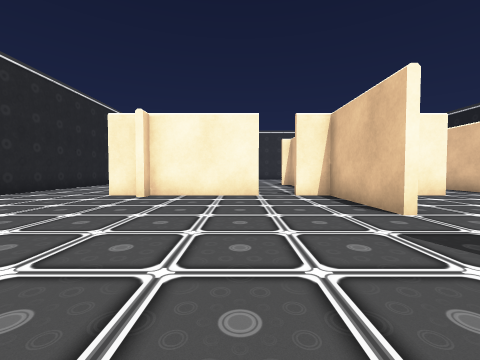
View 1 (above)

24 first-person views from a walk through a 3-D level made in the Unity game engine. The camera is 0.64 m above the floor, tilts 2° down and sees 90° across. Doors are open. The floor is counted in squares, 1 m on a side. Each view is taken from the middle of a square. On the plan, view 1 faces up. The plan holds only what a view shows up to about 9 squares ahead; the rest is blank. The place goes on beyond the plan. The player is left out. Some surface patterns are stand-ins.

View 2
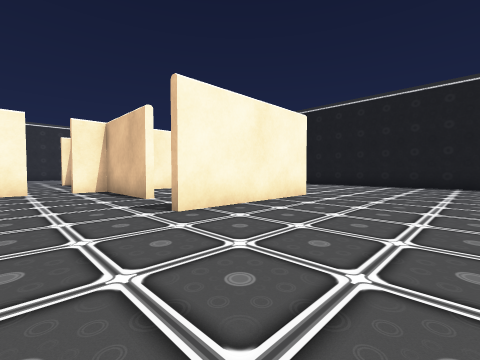

View 3
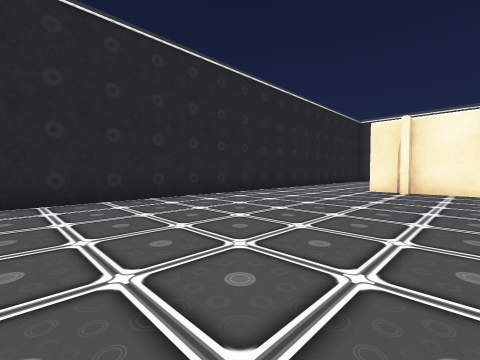

View 4
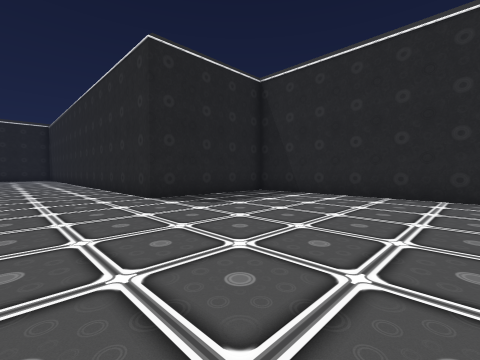

View 5
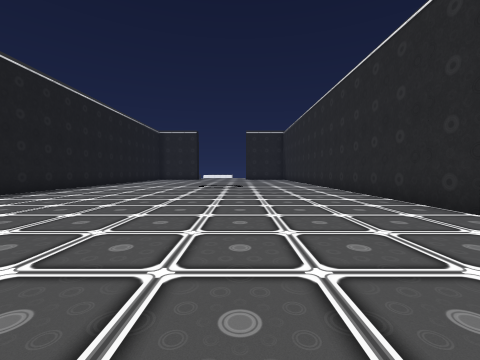

View 6
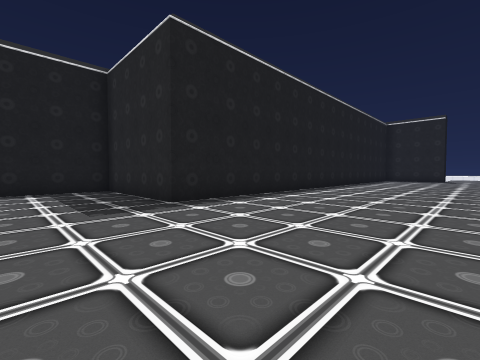

View 7
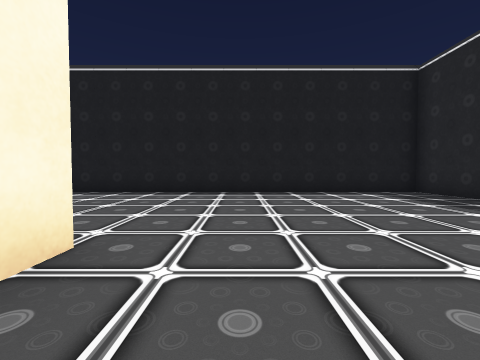

View 8
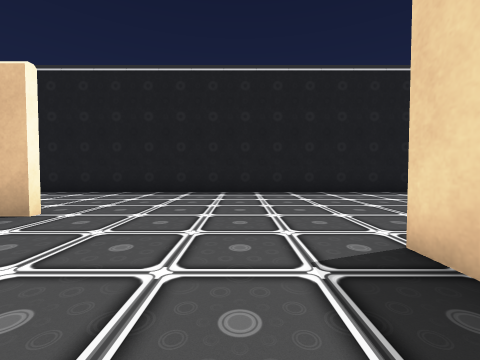

View 9
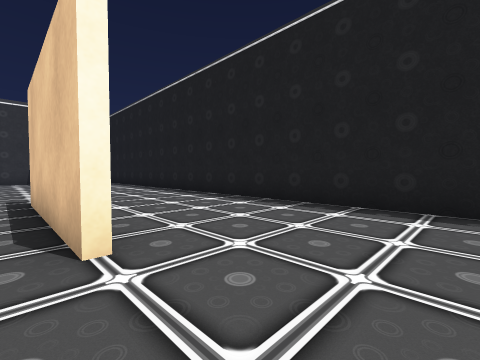

View 10
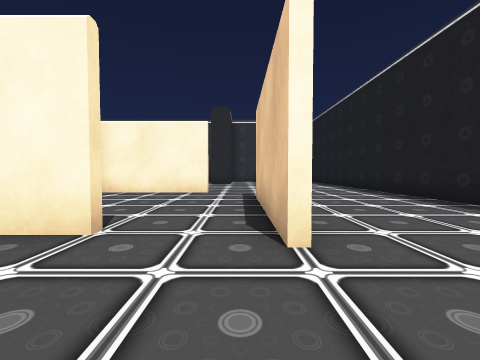

View 11
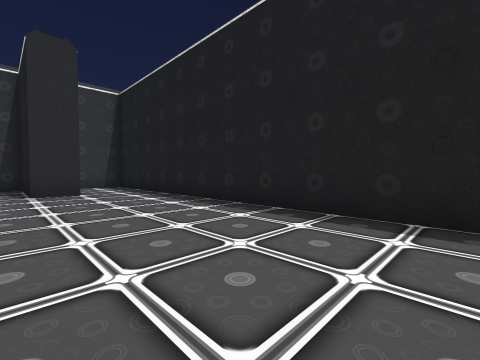

View 12
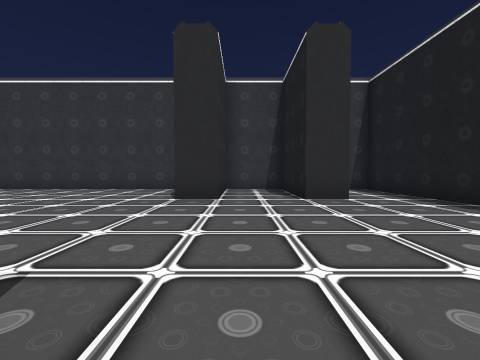

View 13
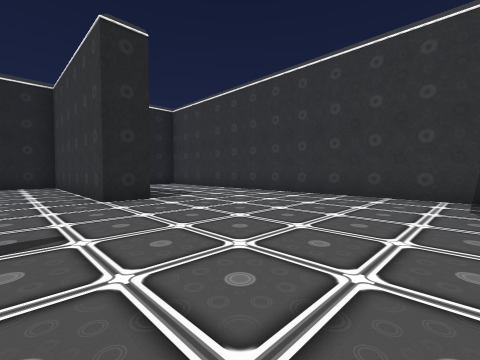

View 14
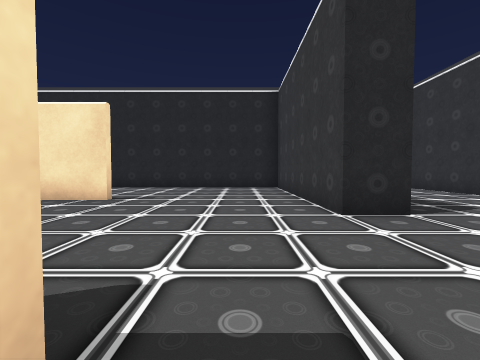

View 15
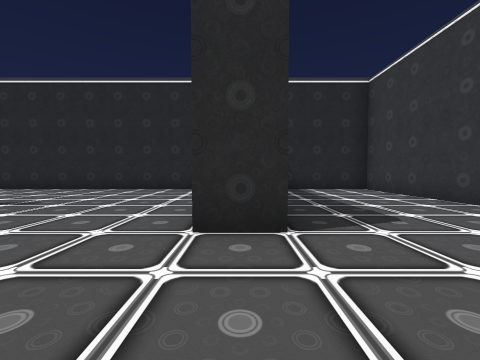

View 16
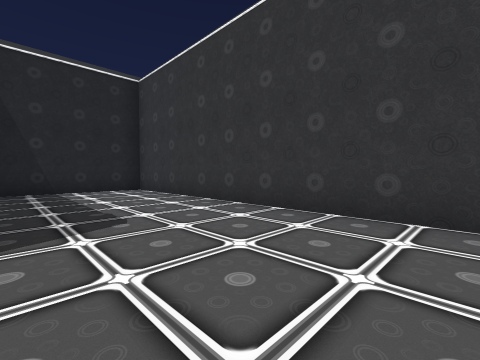

View 17
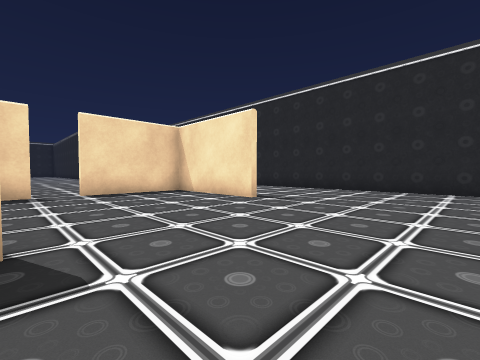

View 18
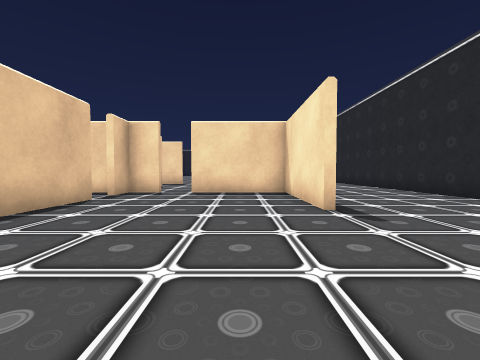

View 19
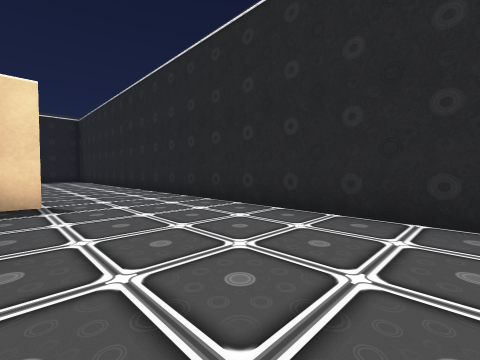

View 20
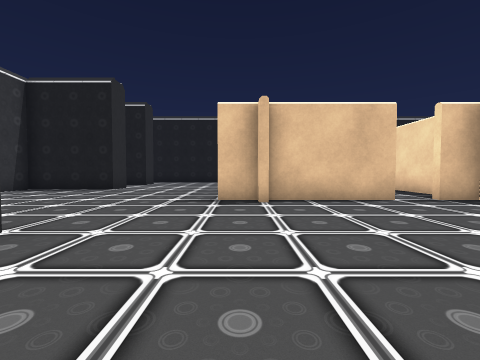

View 21
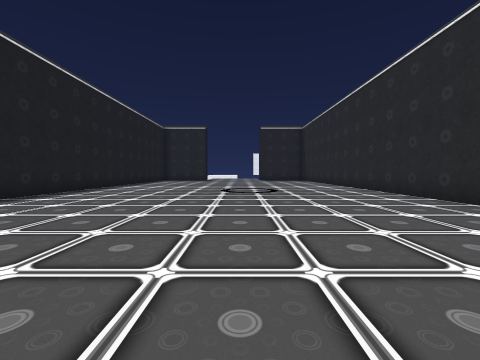

View 22
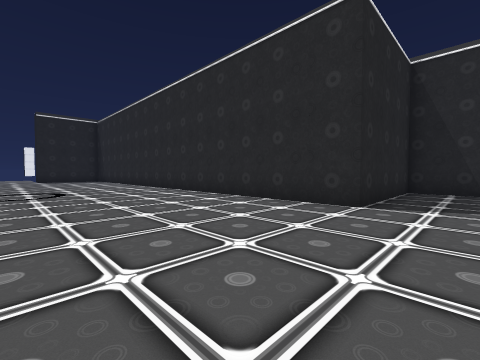

View 23
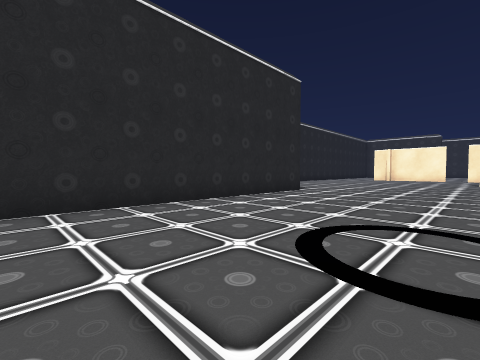

View 24
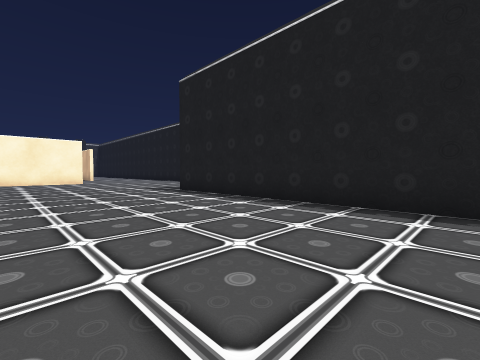

### Floor plan
Ten units are one square. View 1 is at (0, 0); x grows to the right and y downward. Boxes are objects, and circles mark ways between rooms. Rooms are numbered by the first view taken in them; rooms with no view inside come last. Other rooms are left out.
<svg viewBox="-70 -200 190 336">
<path fill="none" stroke="#000" d="M24 -35 24 -75M54 -16 60 -16M60 -14 20 -14M6 -64 -25 -64M56 -64 39 -64M24 -84 24 -114M-26 -64 -35 -64M-25 -66 5 -66M19 -116 24 -116 24 -125M-25 -101 -25 -60M-5 -156 -5 -145 -62 -145M-65 -143 -65 55 -25 55 -25 131M96 -165 85 -165 85 -195 65 -195M65 -191 65 -165 55 -165 55 -195 -10 -195M75 131 75 55 115 55 115 -195 100 -195M-10 -195 -65 -195 -65 -160M30 -66 54 -66M60 -114 28 -114M14 -66 25 -66M75 -59 75 -99"/>
<circle cx="-10" cy="-175" r="3" fill="#2a7"/>
<circle cx="20" cy="-80" r="3" fill="#2a7"/>
<circle cx="55" cy="-105" r="3" fill="#2a7"/>
<circle cx="60" cy="-70" r="3" fill="#2a7"/>
<text x="30" y="-30">1</text>
<text x="-40" y="-180">2</text>
<text x="40" y="-90">3</text>
</svg>
Room 1 opens to room 2. Room 1 opens to room 3.

Where each view was taken, in squares from view 1:
view 1: 0 up, 0 right, facing up
view 2: 2 down, 0 right, facing up-right
view 3: 2 down, 1 left, facing up-left
view 4: 0 up, 0 right, facing down-left
view 5: 2 down, 1 right, facing down
view 6: 3 down, 3 right, facing down-right
view 7: 0 up, 4 right, facing right
view 8: 3 up, 4 right, facing right
view 9: 4 up, 7 right, facing up-right
view 10: 4 up, 7 right, facing up
view 11: 9 up, 8 right, facing up-right
view 12: 11 up, 7 right, facing up
view 13: 13 up, 5 right, facing up-left
view 14: 13 up, 3 right, facing left
view 15: 15 up, 2 right, facing left
view 16: 16 up, 2 right, facing up-left
view 17: 14 up, 2 right, facing down-left
view 18: 14 up, 1 left, facing down
view 19: 12 up, 3 left, facing down-left
view 20: 12 up, 3 left, facing right
view 21: 4 down, 2 right, facing down
view 22: 4 down, 2 right, facing down-left
view 23: 13 down, 2 right, facing up-left
view 24: 13 down, 3 right, facing up-right
